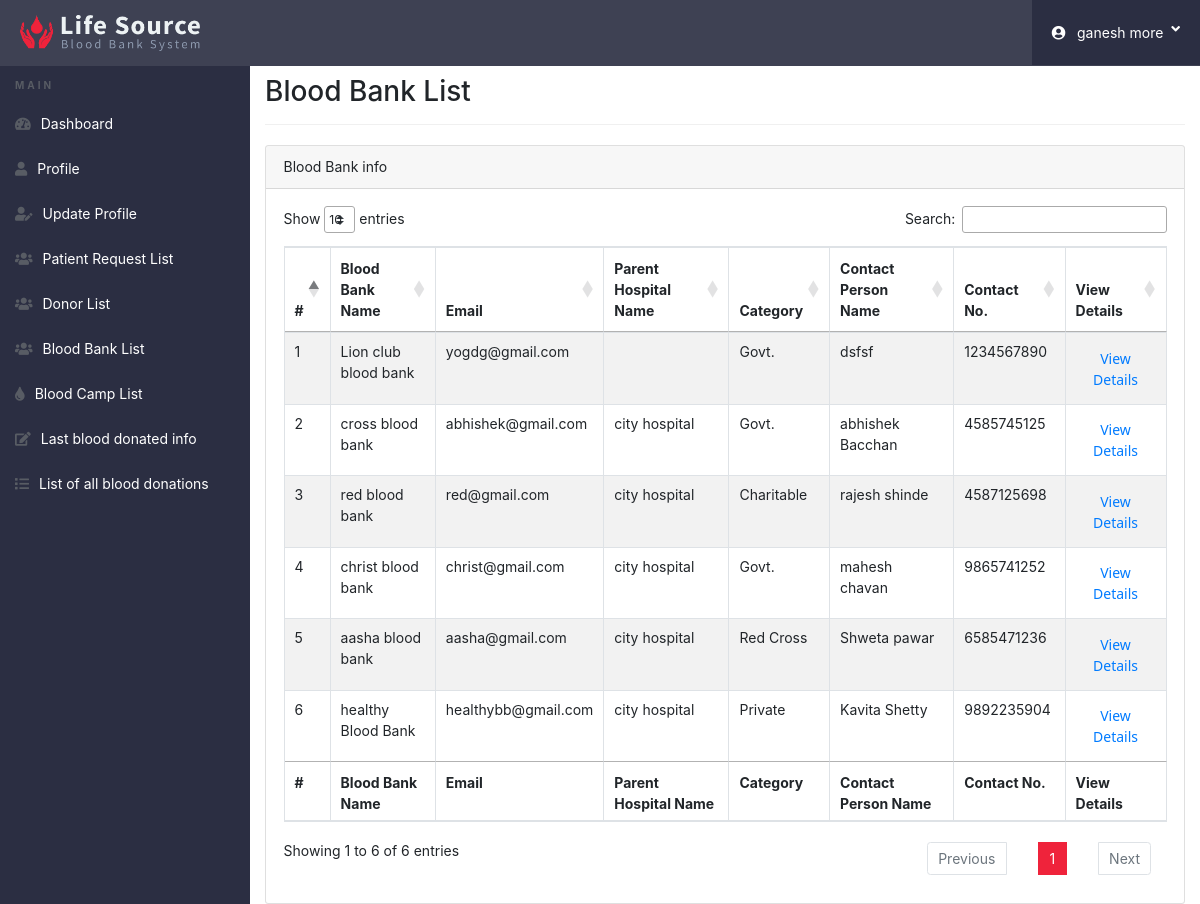
/donor_dashboard/bb-list.php (signed in), run on the app's committed database.
### tables this page shows
CREATE TABLE IF NOT EXISTS `bbregister` (
  `ID` int(11) NOT NULL AUTO_INCREMENT,
  `name` varchar(255) NOT NULL,
  `password` varchar(255) NOT NULL,
  `email` varchar(255) NOT NULL,
  `Hname` varchar(255) NOT NULL,
  `category` varchar(255) NOT NULL,
  `cpname` varchar(255) NOT NULL,
  `contact` varchar(11) NOT NULL,
  `faxno` varchar(15) NOT NULL,
  `license` varchar(255) NOT NULL,
  `fromd` date NOT NULL,
  `todate` date NOT NULL,
  `component` varchar(255) NOT NULL,
  `apheresis` varchar(255) NOT NULL,
  `helpline` varchar(11) NOT NULL,
  `website` varchar(255) NOT NULL,
  `certificate` varchar(255) NOT NULL,
  `state` varchar(255) NOT NULL,
  `city` varchar(255) NOT NULL,
  `address` varchar(255) NOT NULL,
  `pincode` int(11) NOT NULL,
  `date` timestamp NOT NULL DEFAULT CURRENT_TIMESTAMP,
  `user` varchar(255) NOT NULL,
  `status` int(11) NOT NULL,
  PRIMARY KEY (`ID`)
);

### donor_dashboard/bb-list.php (the view, shortened to what this page needs)
<?php
if(strlen($_SESSION['did'] AND $_SESSION['dname'])==0)
	{
header('location:../login.php');
}
else{
 ?>
<!doctype html>
<html lang="en">
<head>
	<link href="../css/all.css" rel="stylesheet">
	<link rel="stylesheet" href="css/bootstrap.min.css">
	<link rel="stylesheet" href="https://cdn.datatables.net/1.10.20/css/dataTables.bootstrap4.min.css">
  <link rel="stylesheet" href="https://cdn.datatables.net/1.10.20/css/jquery.dataTables.min.css">
	<link rel="stylesheet" href="https://cdnjs.cloudflare.com/ajax/libs/bootstrap-social/5.1.1/bootstrap-social.css">
	<link rel="stylesheet" href="https://cdnjs.cloudflare.com/ajax/libs/bootstrap-select/1.13.12/css/bootstrap-select.min.css">
	<link rel="stylesheet" href="https://cdnjs.cloudflare.com/ajax/libs/bootstrap-fileinput/5.0.8/css/fileinput.min.css">
	<link rel="stylesheet" href="https://cdnjs.cloudflare.com/ajax/libs/awesome-bootstrap-checkbox/1.0.2/awesome-bootstrap-checkbox.css">
	<link rel="stylesheet" href="css/style_dashboard.css">
</head>
<body>
  <?php include('include/header.php');?>
	<div class="ts-main-content">
		<?php include('include/leftbar.php');?>
		<div class="content-wrapper">
			<div class="container-fluid">
				<div class="row">
					<div class="col-md-12">
						<h2 class="page-title">Blood Bank List</h2>
						<div class="card">
							<div class="card-header">Blood Bank info</div>
							<div class="card-body">
                <div class="table-responsive">
									<?php
									$query = "SELECT * from bbregister WHERE status='1'";
									$query_run = mysqli_query($conn,$query);
									$cnt=1;
									?>
                <table id="zctb" class="table table-bordered table-striped" cellspacing="0" width="100%">
									<thead>
										<tr>
											<th>#</th>
	                    <th>Blood Bank Name</th>
	                    <th>Email</th>
	                    <th>Parent Hospital Name</th>
	                    <th>Category</th>
	                    <th>Contact Person Name</th>
	                    <th>Contact No.</th>
	                    <th>View Details</th>
										</tr>
									</thead>
									<tfoot>
										<tr>
											<th>#</th>
	                    <th>Blood Bank Name</th>
	                    <th>Email</th>
	                    <th>Parent Hospital Name</th>
	                    <th>Category</th>
	                    <th>Contact Person Name</th>
	                    <th>Contact No.</th>
	                    <th>View Details</th>
										</tr>
									</tfoot>
									<tbody>
									<?php
									if (mysqli_num_rows($query_run) > 0) {
										while ($row = mysqli_fetch_assoc($query_run)) {
									?>
										<tr>
											<td>
												<?php echo htmlentities($cnt); ?></td>
											<td><?php echo $row['name']; ?></td>
											<td><?php echo $row['email']; ?></td>
											<td><?php echo $row['Hname']; ?></td>
											<td><?php echo $row['category']; ?></td>
											<td><?php echo $row['cpname']; ?></td>
											<td><?php echo $row['contact']; ?></td>
											<td>
												<button name="view_btn" class="btn btn-default text-primary" data-toggle="modal" data-target="#myModal<?php echo $row['ID']; ?>">
			                    View Details
			                  </button>
											</td>
										</tr>
										<?php
										$cnt=$cnt+1;
									}
								}
								else {
									echo "No Record Found";
								}
										?>
									</tbody>
								</table>
							</div>
						</div>
					</div>
				</div>
			</div>
		</div>
	</div>
</body>
</html>
<?php } ?>

### donor_dashboard/css/style_dashboard.css (style rules this page uses)
html { font-size: 14px; }
@media only screen and (min-width: 480px) { html { font-size: 17px; } }
@media only screen and (min-width: 320px) { html { font-size: 12px; } }
@media only screen and (min-width: 768px) { html { font-size: 14px; } }
body { font-size: 1em; }
.btn { font-family: 'Segoe UI'; }
.btn { text-transform: none; }
.page-title { padding-bottom: 15px; margin-bottom: 20px; border-bottom: 1px solid #f0f0f0; }
.ts-main-content .content-wrapper { padding-top: 15px; margin-top: 60px; }
@media only screen and (min-width: 992px) { .ts-main-content .content-wrapper { margin-left: 250px; } }

### data on the page
bbregister: name "Lion club blood bank", email "yogdg@gmail.com", category "Govt.", cpname "dsfsf", contact "1234567890"
bbregister: name "cross blood bank", email "abhishek@gmail.com", Hname "city hospital", category "Govt.", cpname "abhishek Bacchan", contact "4585745125"
bbregister: name "red blood bank", email "red@gmail.com", Hname "city hospital", category "Charitable", cpname "rajesh shinde", contact "4587125698"
bbregister: name "christ blood bank", email "christ@gmail.com", Hname "city hospital", category "Govt.", cpname "mahesh chavan", contact "9865741252"
bbregister: name "aasha blood bank", email "aasha@gmail.com", Hname "city hospital", category "Red Cross", cpname "Shweta pawar", contact "6585471236"
bbregister: name "healthy Blood Bank", email "healthybb@gmail.com", Hname "city hospital", category "Private", cpname "Kavita Shetty", contact "9892235904"

### other printed values
$_SESSION['dname'] "ganesh more"
